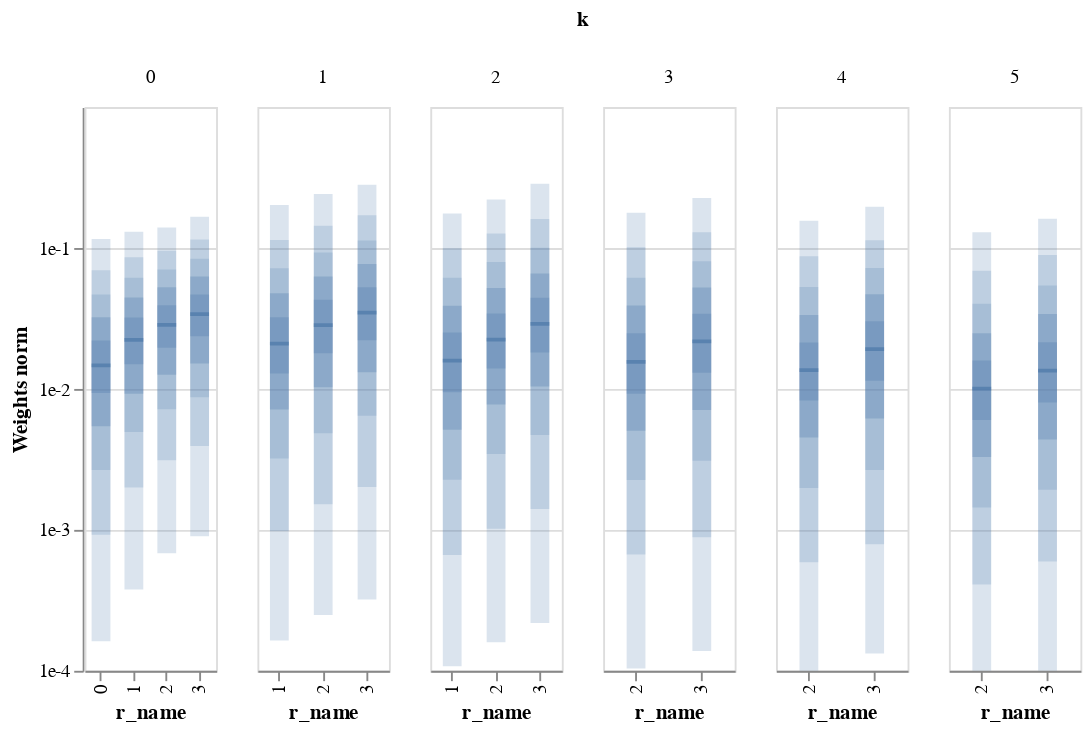

The notebook cell saved with this chart:
### Code cell
base.plot_weights_dist(weights, scale_type='log', wrange=(1e-4,1))

### Figure 1 — Vega-Lite specification as saved in the notebook (floating-point values rounded to 4 significant figures)
{"config": {"view": {"continuousWidth": 400, "continuousHeight": 300}}, "data": {"name": "data-04a9607f32d0835121ce447f04ba1d30"}, "facet": {"column": {"type": "quantitative", "field": "k"}}, "spec": {"layer": [{"mark": {"type": "tick", "thickness": 2, "width": 10, "xOffset": 0}, "encoding": {"x": {"type": "nominal", "field": "r_name"}, "y": {"type": "quantitative", "axis": {"format": "e", "values": [0.0001, 0.001, 0.01, 0.1]}, "field": "median", "scale": {"domain": [0.0001, 1], "type": "log"}, "title": "Weights norm"}}, "selection": {"selector018": {"type": "interval", "bind": "scales", "encodings": ["y"]}}, "width": 70}, {"mark": {"type": "bar", "opacity": 0.2, "width": 10, "xOffset": 0}, "encoding": {"x": {"type": "nominal", "field": "r_name"}, "y": {"type": "quantitative", "field": "-q0", "title": ""}, "y2": {"field": "q0"}}, "width": 70}, {"mark": {"type": "bar", "opacity": 0.2, "width": 10, "xOffset": 0}, "encoding": {"x": {"type": "nominal", "field": "r_name"}, "y": {"type": "quantitative", "field": "-q1", "title": ""}, "y2": {"field": "q1"}}, "width": 70}, {"mark": {"type": "bar", "opacity": 0.2, "width": 10, "xOffset": 0}, "encoding": {"x": {"type": "nominal", "field": "r_name"}, "y": {"type": "quantitative", "field": "-q2", "title": ""}, "y2": {"field": "q2"}}, "width": 70}, {"mark": {"type": "bar", "opacity": 0.3, "width": 10, "xOffset": 0}, "encoding": {"x": {"type": "nominal", "field": "r_name"}, "y": {"type": "quantitative", "field": "-q3", "title": ""}, "y2": {"field": "q3"}}, "width": 70}, {"mark": {"type": "bar", "opacity": 0.3, "width": 10, "xOffset": 0}, "encoding": {"x": {"type": "nominal", "field": "r_name"}, "y": {"type": "quantitative", "field": "-q4", "title": ""}, "y2": {"field": "q4"}}, "width": 70}]}, "resolve": {"scale": {"x": "independent"}}, "$schema": "https://vega.github.io/schema/vega-lite/v4.8.1.json", "datasets": {"data-04a9607f32d0835121ce447f04ba1d30": [{"r_name": 0, "k": 0, "r": 0, "name": "k=0 r=0", "median": 0.01473, "q0": 0.1157, "-q0": 0.0001623, "q1": 0.06967, "-q1": 0.0009246, "q2": 0.04683, "-q2": 0.00266, "q3": 0.03232, "-q3": 0.005446, "q4": 0.02211, "-q4": 0.009366}, {"r_name": 1, "k": 0, "r": 1, "name": "k=0 r=1", "median": 0.02232, "q0": 0.1305, "-q0": 0.000377, "q1": 0.0859, "-q1": 0.001996, "q2": 0.06157, "-q2": 0.004955, "q3": 0.04453, "-q3": 0.009227, "q4": 0.03213, "-q4": 0.01498}, {"r_name": 2, "k": 0, "r": 2, "name": "k=0 r=2", "median": 0.02844, "q0": 0.1398, "-q0": 0.0006837, "q1": 0.09558, "-q1": 0.00312, "q2": 0.0704, "-q2": 0.007189, "q3": 0.05269, "-q3": 0.01261, "q4": 0.03927, "-q4": 0.01963}, {"r_name": 3, "k": 0, "r": 3, "name": "k=0 r=3", "median": 0.03391, "q0": 0.1667, "-q0": 0.0009025, "q1": 0.1149, "-q1": 0.003944, "q2": 0.08408, "-q2": 0.008739, "q3": 0.06285, "-q3": 0.01516, "q4": 0.04674, "-q4": 0.02363}, {"r_name": 1, "k": 1, "r": 1, "name": "k=1 r=1", "median": 0.02096, "q0": 0.2018, "-q0": 0.0001644, "q1": 0.1138, "-q1": 0.0009834, "q2": 0.07194, "-q2": 0.003205, "q3": 0.04783, "-q3": 0.007148, "q4": 0.03228, "-q4": 0.01286}, {"r_name": 2, "k": 1, "r": 2, "name": "k=1 r=2", "median": 0.02837, "q0": 0.2413, "-q0": 0.000249, "q1": 0.1442, "-q1": 0.001519, "q2": 0.09285, "-q2": 0.004846, "q3": 0.06292, "-q3": 0.01027, "q4": 0.04292, "-q4": 0.01794}, {"r_name": 3, "k": 1, "r": 3, "name": "k=1 r=3", "median": 0.03483, "q0": 0.2809, "-q0": 0.0003205, "q1": 0.171, "-q1": 0.002013, "q2": 0.1132, "-q2": 0.006459, "q3": 0.077, "-q3": 0.01313, "q4": 0.05276, "-q4": 0.02215}, {"r_name": 1, "k": 2, "r": 1, "name": "k=2 r=1", "median": 0.01591, "q0": 0.1756, "-q0": 0.0001078, "q1": 0.09977, "-q1": 0.0006646, "q2": 0.06164, "-q2": 0.002269, "q3": 0.039, "-q3": 0.005125, "q4": 0.02518, "-q4": 0.009469}, {"r_name": 2, "k": 2, "r": 2, "name": "k=2 r=2", "median": 0.02237, "q0": 0.2206, "-q0": 0.0001597, "q1": 0.1268, "-q1": 0.001019, "q2": 0.07956, "-q2": 0.003454, "q3": 0.05202, "-q3": 0.007742, "q4": 0.03432, "-q4": 0.01398}, {"r_name": 3, "k": 2, "r": 3, "name": "k=2 r=3", "median": 0.029, "q0": 0.2861, "-q0": 0.0002182, "q1": 0.161, "-q1": 0.001404, "q2": 0.1004, "-q2": 0.004706, "q3": 0.06602, "-q3": 0.01042, "q4": 0.04433, "-q4": 0.01816}, {"r_name": 2, "k": 3, "r": 2, "name": "k=3 r=2", "median": 0.01554, "q0": 0.178, "-q0": 0.0001039, "q1": 0.1011, "-q1": 0.000668, "q2": 0.06162, "-q2": 0.002258, "q3": 0.03906, "-q3": 0.005054, "q4": 0.02485, "-q4": 0.009247}, {"r_name": 3, "k": 3, "r": 3, "name": "k=3 r=3", "median": 0.02177, "q0": 0.2264, "-q0": 0.0001383, "q1": 0.1294, "-q1": 0.000885, "q2": 0.08064, "-q2": 0.003094, "q3": 0.05255, "-q3": 0.007078, "q4": 0.03421, "-q4": 0.01303}, {"r_name": 2, "k": 4, "r": 2, "name": "k=4 r=2", "median": 0.0136, "q0": 0.1563, "-q0": 9.457e-05, "q1": 0.08748, "-q1": 0.0005899, "q2": 0.05294, "-q2": 0.001982, "q3": 0.03347, "-q3": 0.004519, "q4": 0.02137, "-q4": 0.00827}, {"r_name": 3, "k": 4, "r": 3, "name": "k=4 r=3", "median": 0.01915, "q0": 0.1961, "-q0": 0.0001326, "q1": 0.1134, "-q1": 0.00079, "q2": 0.07218, "-q2": 0.002658, "q3": 0.04695, "-q3": 0.006174, "q4": 0.03026, "-q4": 0.01143}, {"r_name": 2, "k": 5, "r": 2, "name": "k=5 r=2", "median": 0.01005, "q0": 0.1295, "-q0": 5.618e-05, "q1": 0.06905, "-q1": 0.0004091, "q2": 0.04019, "-q2": 0.001442, "q3": 0.02489, "-q3": 0.003283, "q4": 0.01594, "-q4": 0.006022}, {"r_name": 3, "k": 5, "r": 3, "name": "k=5 r=3", "median": 0.0135, "q0": 0.1613, "-q0": 9.569e-05, "q1": 0.08919, "-q1": 0.0005957, "q2": 0.05425, "-q2": 0.001925, "q3": 0.03402, "-q3": 0.004383, "q4": 0.02143, "-q4": 0.008018}]}}
